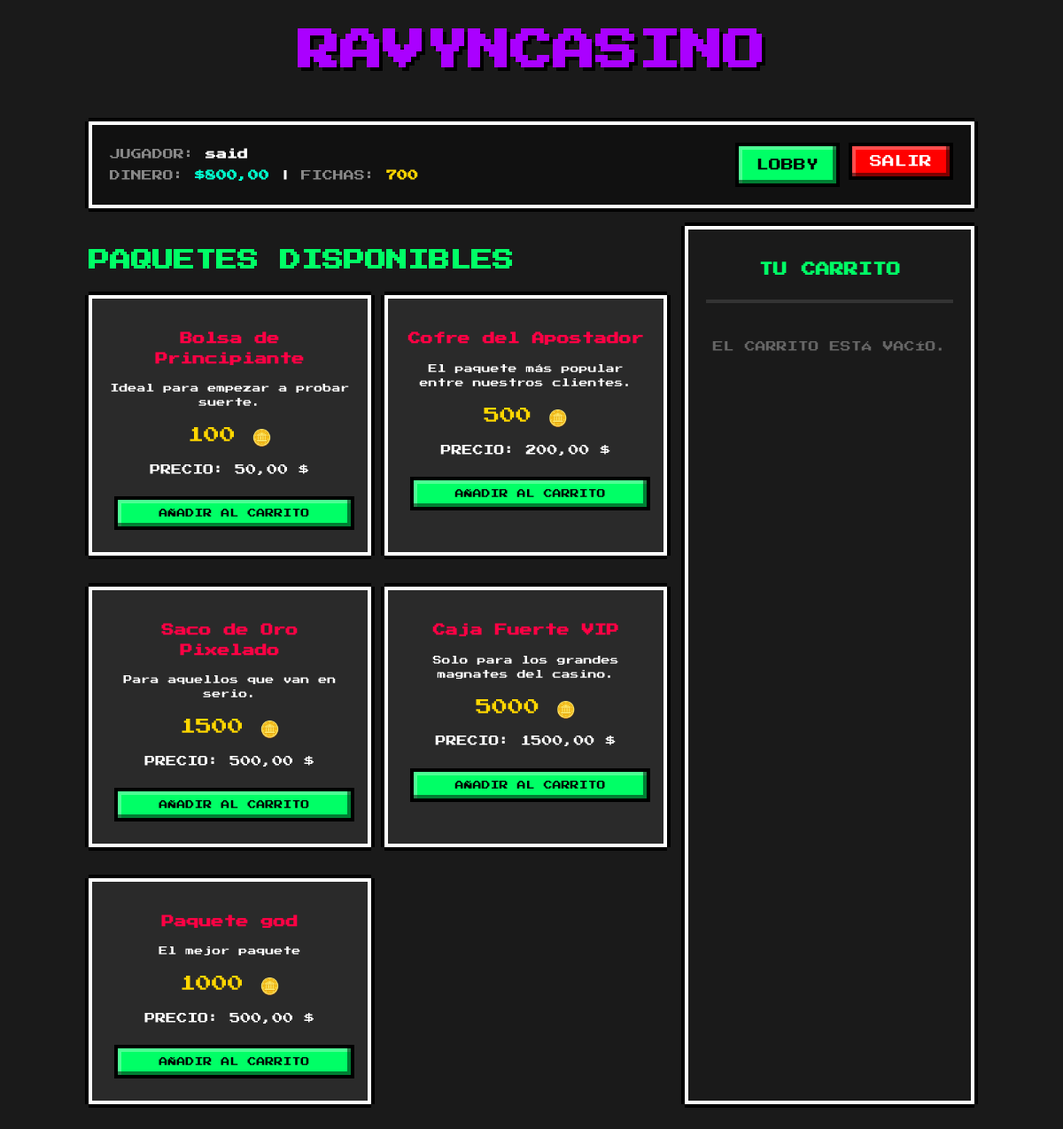
Page /casino/tienda/ (signed in) on the committed database.
### casino/models.py (models this page shows, shortened)
class Perfil(models.Model):
    usuario = models.OneToOneField(User, on_delete=models.CASCADE, related_name='perfil')
    dinero_ficticio = models.DecimalField(max_digits=12, decimal_places=2, default=1000.00)
    fichas = models.PositiveIntegerField(default=0)
    ultima_recarga = models.DateTimeField(auto_now_add=True)
    class Meta:
        verbose_name = "Perfil"
        verbose_name_plural = "Perfiles"

class PaqueteFichas(models.Model):
    nombre = models.CharField(max_length=100)
    descripcion = models.TextField(blank=True)
    cantidad_fichas = models.PositiveIntegerField()
    precio_dinero_ficticio = models.DecimalField(max_digits=10, decimal_places=2)
    class Meta:
        verbose_name = "Paquete de Fichas"
        verbose_name_plural = "Paquetes de Fichas"

### casino/views.py (the view)
# urls.py: path('tienda/', TiendaListView.as_view(), name='tienda'),
class TiendaListView(ListView):
    model = PaqueteFichas
    template_name = 'casino/tienda.html'
    context_object_name = 'paquetes'
    def get_context_data(self, **kwargs):
        context = super().get_context_data(**kwargs)
        cart = Cart(self.request)
        context['cart'] = cart
        context['total_price'] = cart.get_total_price()
        return context
    def get(self, request, *args, **kwargs):
        try:
            get_template(self.template_name)
            return super().get(request, *args, **kwargs)
        except TemplateDoesNotExist:
            paquetes = self.get_queryset().values(
                'id', 'nombre', 'descripcion', 'cantidad_fichas', 'precio_dinero_ficticio'
            )
            return JsonResponse({'paquetes': list(paquetes)}, safe=False)

### casino/cart.py (called while the page is built)
    def get_total_price(self):
        return sum(Decimal(item['precio']) * item['cantidad'] for item in self.cart.values())

### templates/casino/tienda.html (shortened to what this page needs)
{% extends "base.html" %}
{% block content %}
<div style="display: grid; grid-template-columns: 2fr 1fr; gap: 20px;">
    <div>
        <h2 style="color: var(--pixel-secondary);">PAQUETES DISPONIBLES</h2>
        <div style="display: grid; grid-template-columns: repeat(auto-fill, minmax(250px, 1fr)); gap: 15px;">
            {% for paquete in paquetes %}
            <div class="pixel-border" style="text-align: center;">
                <h3 style="font-size: 14px; color: var(--pixel-primary);">{{ paquete.nombre }}</h3>
                <p style="font-size: 10px;">{{ paquete.descripcion }}</p>
                <div style="font-size: 18px; margin: 15px 0; color: gold;">
                    {{ paquete.cantidad_fichas }} 🪙
                </div>
                <div style="font-size: 12px; margin-bottom: 15px;">
                    PRECIO: {{ paquete.precio_dinero_ficticio }} $
                </div>
                <form action="{% url 'casino:cart_add' paquete.id %}" method="post">
                    <button type="submit" class="pixel-btn-arcade" style="font-size: 10px; width: 100%; background-color: #00FF66; color: #000 !important; padding: 10px; text-shadow: none;">AÑADIR AL CARRITO</button>
                </form>
            </div>
            {% empty %}
            <p>NO HAY PAQUETES DISPONIBLES EN ESTE MOMENTO.</p>
            {% endfor %}
        </div>
    </div>
    <div class="pixel-border" style="background-color: #1a1a1a;">
        <h2 style="color: var(--pixel-secondary); font-size: 16px; text-align: center;">TU CARRITO</h2>
        <hr style="border: 2px solid #333; margin: 20px 0;">
        {% with cart=request.session.cart %}
        {% if cart %}
            <div style="font-size: 10px;">
                {% for key, item in cart.items %}
                <div style="display: flex; justify-content: space-between; margin-bottom: 10px; border-bottom: 1px solid #444; padding-bottom: 5px;">
                    <span>{{ item.nombre }} (x{{ item.cantidad }})</span>
                    <span>{{ item.precio }} $</span>
                </div>
                {% endfor %}
            </div>
            <div style="margin-top: 30px; text-align: center;">
                <div style="font-size: 14px; margin-bottom: 20px; color: var(--pixel-secondary);">
                    TOTAL: {{ total_price|default:"Cargando..." }} $
                </div>
                <form action="{% url 'casino:procesar_compra' %}" method="post">
                    {% csrf_token %}
                    <button type="submit" class="pixel-btn-arcade" style="width: 100%; background-color: #FFD700; color: #000 !important; text-shadow: none;">
                        COMPRAR AHORA
                    </button>
                </form>
                <p style="font-size: 8px; margin-top: 15px; color: #888;">
                    EL DINERO SE RESTARÁ DE TU SALDO DE DINERO FICTICIO.
                </p>
            </div>
        {% else %}
            <p style="text-align: center; font-size: 12px; color: #666; margin-top: 40px;">
                EL CARRITO ESTÁ VACÍO.
            </p>
        {% endif %}
        {% endwith %}
    </div>
</div>
{% endblock %}

### templates/base.html (shortened to what this page needs)
<!DOCTYPE html>
<html lang="es">
<head>
</head>
<body>
    <div class="container">
        <header class="header">
            <h1 style="color: #AA00FF; text-shadow: 4px 4px #000; font-size: 3em; margin: 0;">RAVYNCASINO</h1>
        </header>
        {% if user.is_authenticated %}
        <div class="nav pixel-border" style="background-color: #111;">
            <div style="line-height: 2;">
                <span style="color: #888;">JUGADOR:</span> <strong style="color: #FFF;">{{ user.username }}</strong><br>
                <span style="color: #888;">DINERO:</span> <strong style="color: #00FFCC;" id="global-dinero-display">${{ user.perfil.dinero_ficticio }}</strong> |
                <span style="color: #888;">FICHAS:</span> <strong style="color: #FFD700;" id="global-fichas-display" data-fichas="{{ user.perfil.fichas }}">{{ user.perfil.fichas }}</strong>
            </div>
            <div style="display: flex; gap: 10px;">
                <a href="{% url 'casino:portada' %}" class="pixel-btn-arcade" style="padding: 10px 20px; font-size: 14px; background-color: #00FF66; color: #000 !important; margin: 0;">LOBBY</a>
                <form action="{% url 'casino:logout' %}" method="post" style="display: inline;">
                    <button type="submit" class="pixel-btn-arcade" style="padding: 10px 20px; font-size: 14px; background-color: #FF0000; margin: 0;">SALIR</button>
                </form>
            </div>
        </div>
        {% endif %}
        <main>
            {% block content %}{% endblock %}
        </main>
    </div>
</body>
</html>

### templates/base.html (style rules this page uses)
:root { --pixel-bg: #1a1a1a; --pixel-text: #ffffff; --pixel-primary: #ff0044; --pixel-secondary: #00ff66; --pixel-border: #ffffff; --pixel-shadow: #000000; }
* { image-rendering: pixelated; box-sizing: border-box; }
body { background-color: var(--pixel-bg); color: var(--pixel-text); font-family: 'Press Start 2P', cursive; margin: 0; padding: 20px; line-height: 1.6; }
.container { max-width: 1000px; margin: 0 auto; }
.pixel-border { border: 4px solid var(--pixel-border); box-shadow: 4px 0 var(--pixel-shadow), -4px 0 var(--pixel-shadow), 0 4px var(--pixel-shadow), 0 -4px var(--pixel-shadow); padding: 20px; background-color: #2a2a2a; margin-bottom: 20px; }
.pixel-btn-arcade { display: inline-block; padding: 15px 20px; color: #FFF !important; text-decoration: none; border: 4px solid #000; cursor: pointer; font-family: 'Press Start 2P', cursive; font-size: 18px; box-shadow: inset -4px -4px rgba(0,0,0,0.5), inset 4px 4px rgba(255,255,255,0.3); margin: 5px; text-align: center; text-transform: uppercase; transition: transform 0.1s; }
.header { text-align: center; margin-bottom: 40px; }
.nav { display: flex; justify-content: space-between; align-items: center; margin-bottom: 20px; font-size: 12px; }

### rows in the picture
PaqueteFichas: nombre "Bolsa de Principiante", descripcion "Ideal para empezar a probar suerte.", cantidad_fichas "100", precio_dinero_ficticio "50,00"
PaqueteFichas: nombre "Cofre del Apostador", descripcion "El paquete más popular entre nuestros clientes.", cantidad_fichas "500", precio_dinero_ficticio "200,00"
PaqueteFichas: nombre "Saco de Oro Pixelado", descripcion "Para aquellos que van en serio.", cantidad_fichas "1500", precio_dinero_ficticio "500,00"
PaqueteFichas: nombre "Caja Fuerte VIP", descripcion "Solo para los grandes magnates del casino.", cantidad_fichas "5000", precio_dinero_ficticio "1500,00"
PaqueteFichas: nombre "Paquete god", descripcion "El mejor paquete", cantidad_fichas "1000", precio_dinero_ficticio "500,00"

### other values in the picture
{{ user.username }} "said"
{{ user.perfil.dinero_ficticio }} "800,00"
{{ user.perfil.fichas }} "700"
